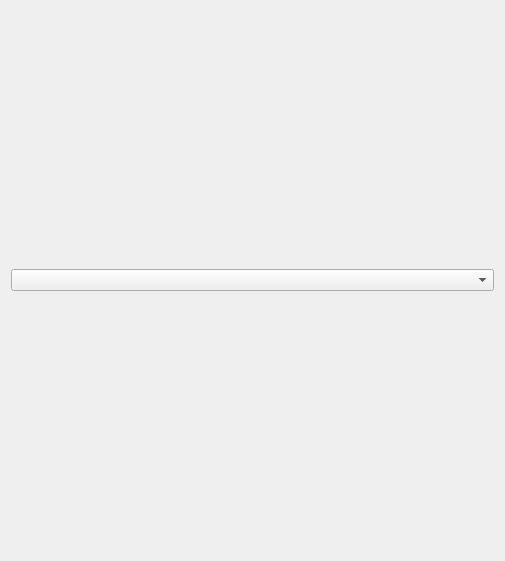
<?xml version="1.0" encoding="UTF-8"?>
<ui version="4.0">
 <class>MapParamForm</class>
 <widget class="QWidget" name="MapParamForm">
  <property name="geometry">
   <rect>
    <x>0</x>
    <y>0</y>
    <width>505</width>
    <height>561</height>
   </rect>
  </property>
  <property name="windowTitle">
   <string>Form</string>
  </property>
  <layout class="QGridLayout" name="gridLayout_2">
   <item row="0" column="0">
    <widget class="QComboBox" name="comboBox"/>
   </item>
  </layout>
 </widget>
 <resources/>
 <connections/>
</ui>
